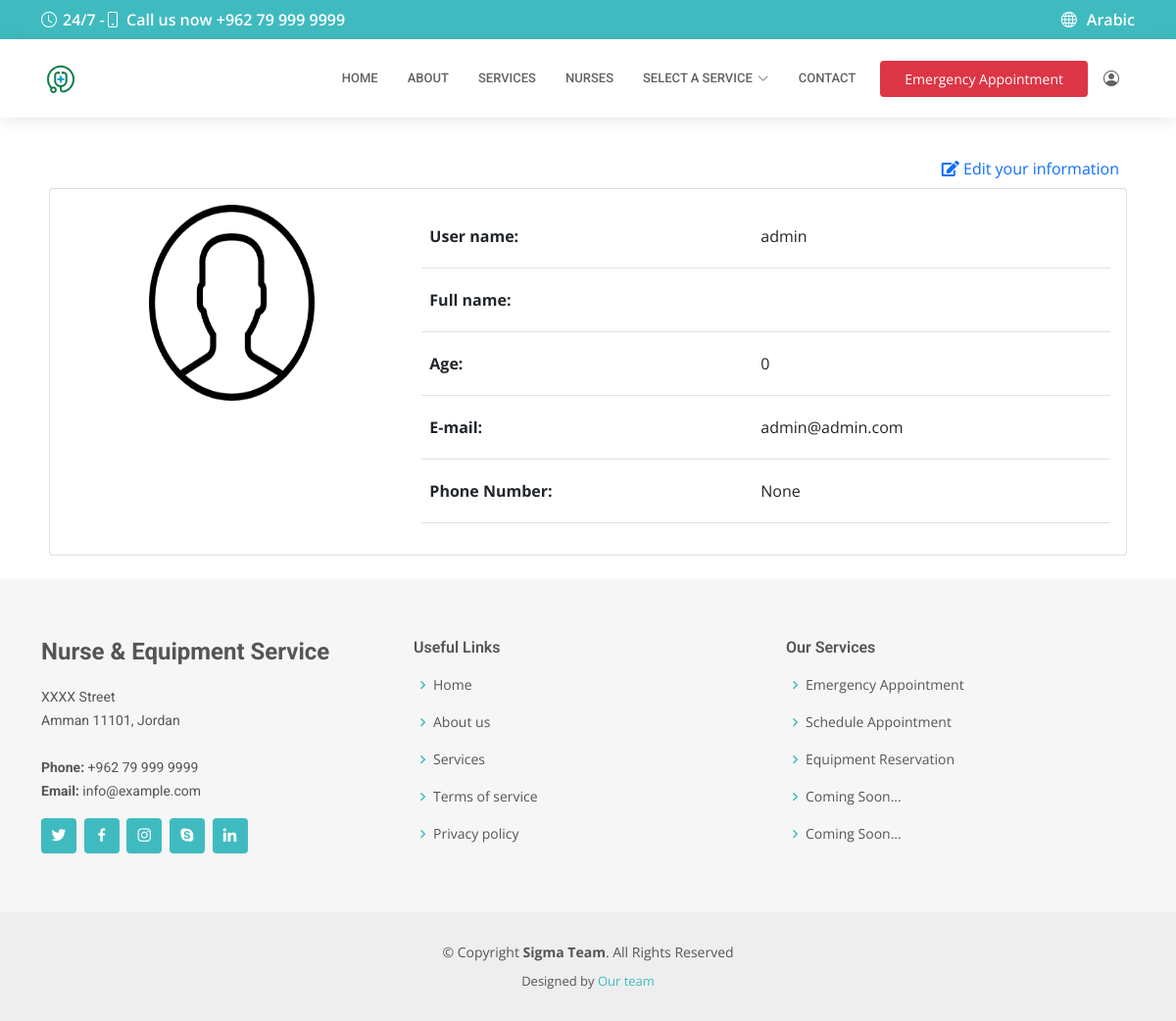
Page /en/user/1/info (signed in) on the committed database.
### user/models.py (models this page shows, shortened)
class CustomUser(AbstractUser):
    phone = models.CharField(unique=True, max_length=10, null=True, blank=True, verbose_name=_('Phone'))
    birth_date = models.DateField(null=True, default=timezone.now, verbose_name=_('Birth Date'))
    insurance = models.BooleanField(default=False, verbose_name=_('Do you have health insurance'))
    agreement = models.BooleanField(default=False, verbose_name=_('Terms & conditions'))
    session_number = models.IntegerField(null=True, default=0)
    def clac_age(self):
        today = date.today()
        age = today.year - self.birth_date.year
        return age

### user/views.py (the view)
# urls.py: path('<int:pk>/info', UserDetailView.as_view(), name='user-info'),
@method_decorator(login_required, name="dispatch")
class UserDetailView(DetailView):
    template_name = 'user/user_information.html'
    model = CustomUser
    def get_object(self, queryset=None):
        queryset = self.model.objects.filter(id=self.request.user.id)
        return super(UserDetailView, self).get_object(queryset)

### templates/user/user_information.html
{% extends 'inner-page.html' %}
{% load static %}
{% load i18n %}
{% block inner_content %}
    <div class="container p-2">
        <div class="row">
            <div class="col-12 d-flex justify-content-end mt-4">
                <a href="{% url 'user-update-info' object.pk %}" class="text-primary p-2">
                    <i class="fas fa-edit mr-1"></i>
                    {% trans 'Edit your information' %}
                </a>
            </div>
            <div class="col-12">
                <div class="card p-3 mb-3">
                    <div class="row">
                        <div class="col-lg-4 col-md-12 text-center mb-3">
                            <img src="{% static 'img/no-user.png' %}" width="50%" height="200">
                        </div>
                        <div class="col-lg-8 col-md-12">
                            <table class="table">
                                <tbody>
                                <tr>
                                    <th scope="row">{% trans "User name" %}: &nbsp;</th>
                                    <td>{{ object.username }}</td>
                                </tr>
                                <tr>
                                    <th scope="row">{% trans "Full name" %}: &nbsp;</th>
                                    <td>{{ object.get_full_name }}</td>
                                </tr>
                                <tr>
                                    <th scope="row">{% trans "Age" %}: &nbsp;</th>
                                    <td>{{ object.clac_age }}</td>
                                </tr>
                                <tr>
                                    <th scope="row">{% trans "E-mail" %}: &nbsp;</th>
                                    <td>{{ object.email }}</td>
                                </tr>
                                <tr>
                                    <th scope="row">{% trans "Phone Number" %}: &nbsp;</th>
                                    <td>{{ object.phone }}</td>
                                </tr>
                                </tbody>
                            </table>
                        </div>
                    </div>
                </div>
            </div>
        </div>
    </div>
{% endblock %}

### static/css/style.css (style rules this page uses)
body { font-family: "Open Sans", sans-serif; color: #444444; }
a { color: #3fbbc0; text-decoration: none; }

### static/css/custom_style.css (style rules this page uses)
tr { line-height: 3; }

### rows in the picture
CustomUser: username "admin", clac_age "0", email "admin@admin.com", phone "None"
